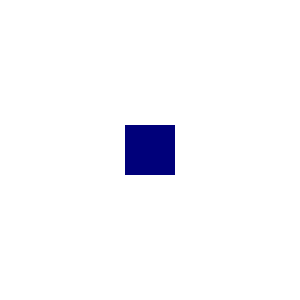
Frame 1 (no input)
Frame 60 (the mouse pressed at the canvas centre just before this capture): identical to frame 1, image omitted
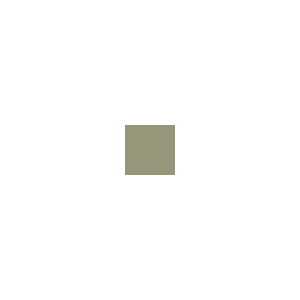
Frame 120 (the mouse held since frame 60 and released just before this capture)

The Processing sketch that drew these frames (run headless with seeded random() and noise(); from frame 60 on, the mouse is pressed at the canvas centre):

// Processing sketch: Exercise_3
// ── Exercise_3.pde

void setup()
{
  size(300,300);
  noStroke();
}

void draw()
{
  background(255);
  fill(mouseX, mouseY, 122);
  rect(125, 125, 50, 50);
}
